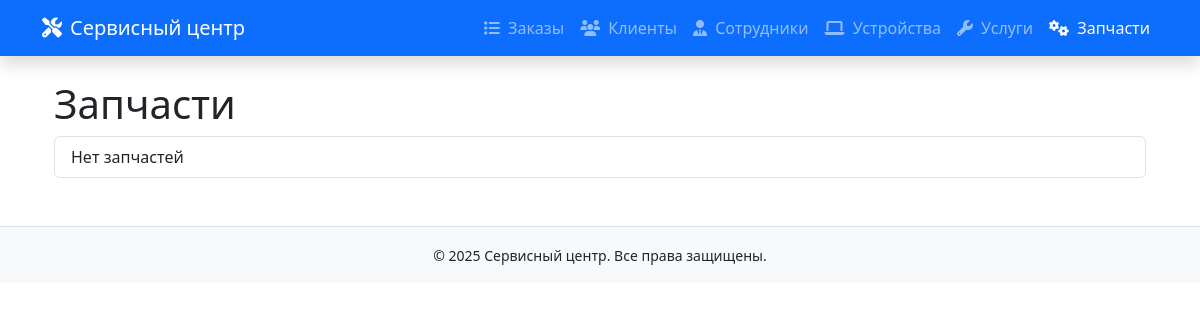
The page /serv/details/ on the database as committed earlier.
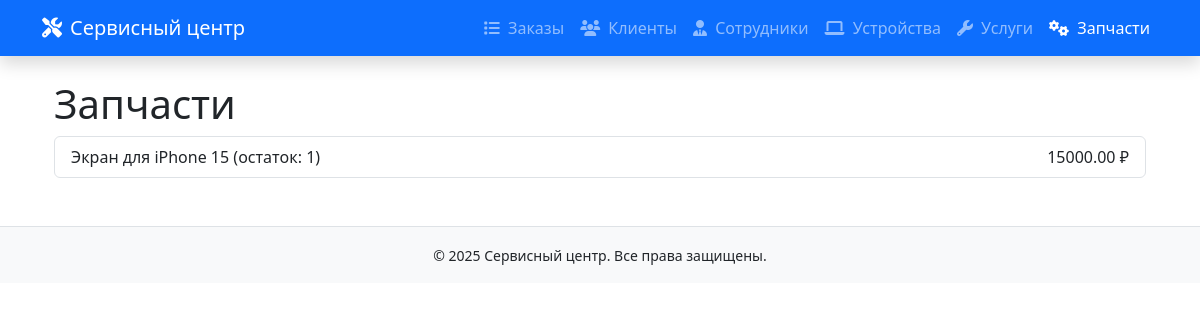
The same page on the database as committed later.
### SAMserv/models.py (models this page shows, shortened)
class Detail(models.Model):
    part_name = models.CharField(max_length=100)
    price = models.DecimalField(max_digits=10, decimal_places=2)
    quantity = models.IntegerField()
    part_source = models.CharField(max_length=50)
    supplier = models.CharField(max_length=100)

### SAMserv/views.py (the view)
# urls.py: path('details/', views.detail_list, name='detail-list'),
def detail_list(request):
    details = Detail.objects.all()
    return render(request, 'details/detail_list.html', {'details': details})

### SAMserv/templates/details/detail_list.html (shortened to what this page needs)
{% extends 'base.html' %}
{% block content %}
<div class="container">
    <h1>Запчасти</h1>
    <ul class="list-group">
        {% for d in details %}
            <li class="list-group-item d-flex justify-content-between">
                {{ d.part_name }} (остаток: {{ d.quantity }})
                <span>{{ d.price }} ₽</span>
            </li>
        {% empty %}
            <li class="list-group-item">Нет запчастей</li>
        {% endfor %}
    </ul>
</div>
{% endblock %}

Rows that differ between the two databases and show on the page:
added Detail: part_name "Экран для iPhone 15", quantity "1", price "15000.00"
Other text that changed with them:
text no longer shown: "Нет запчастей"
